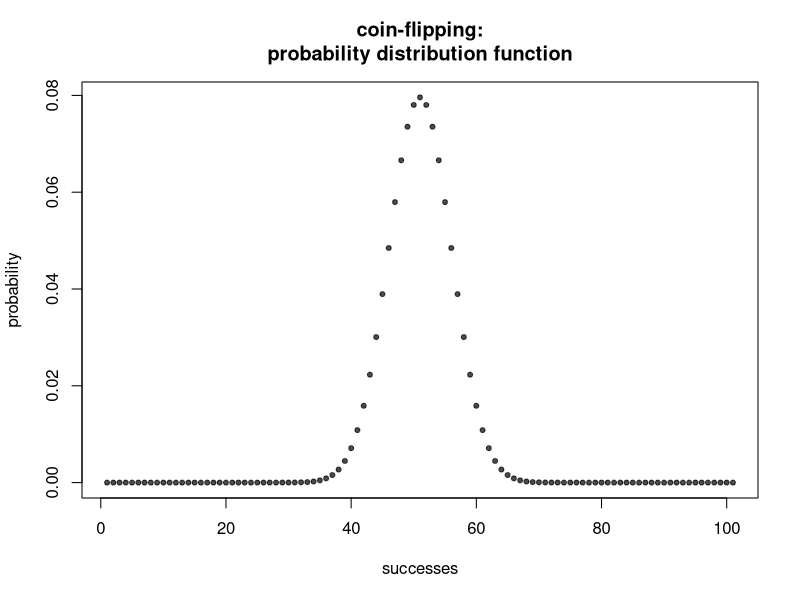
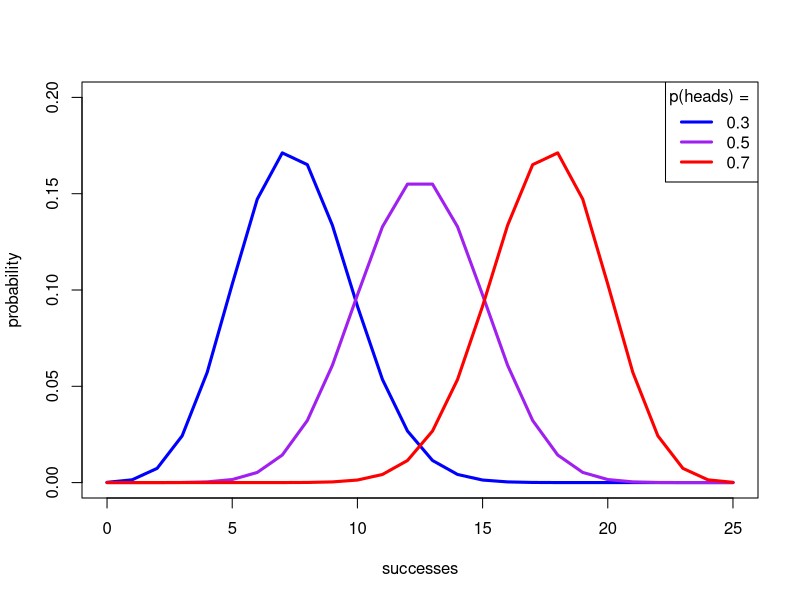
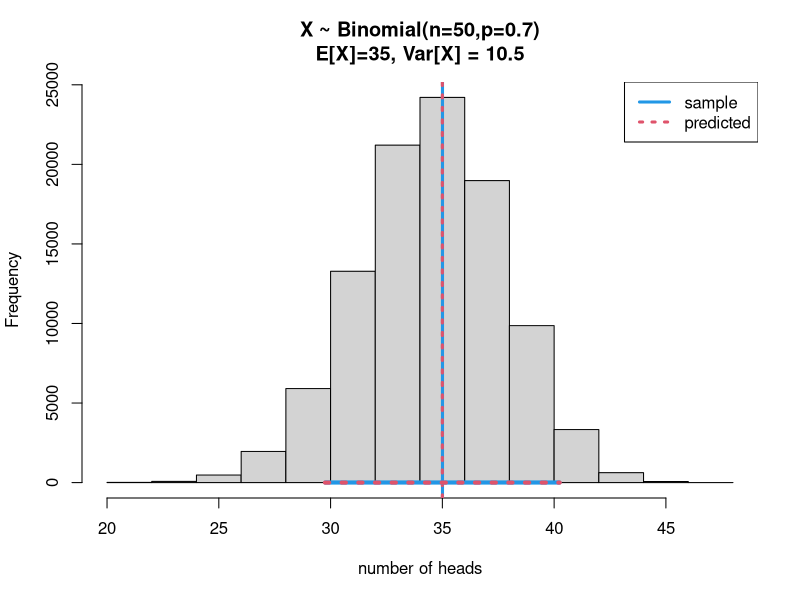
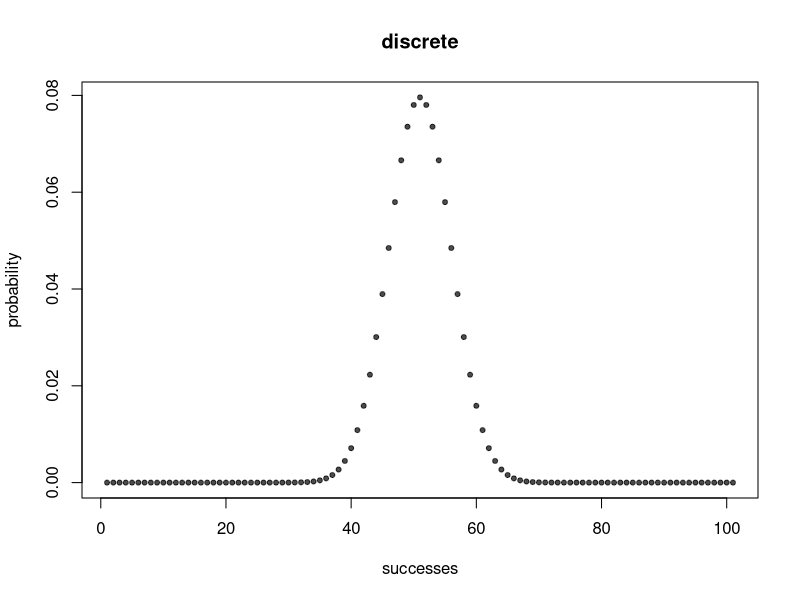
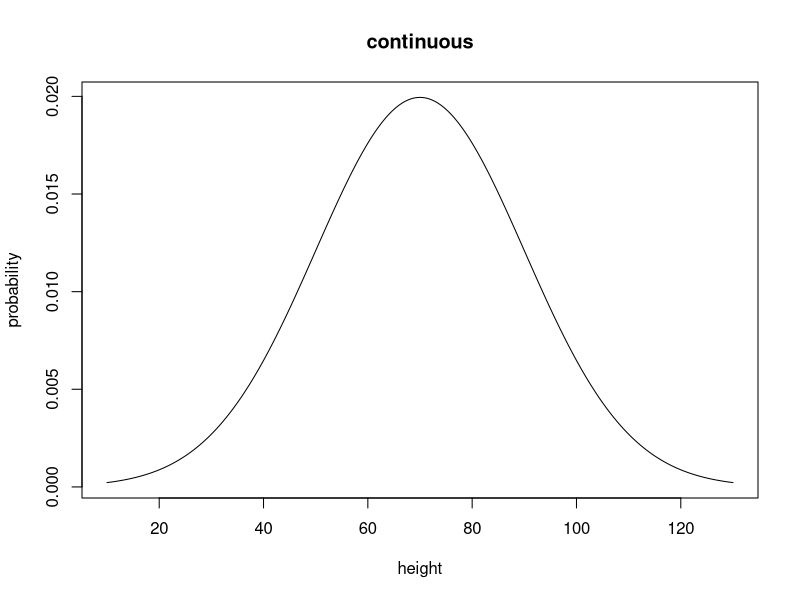
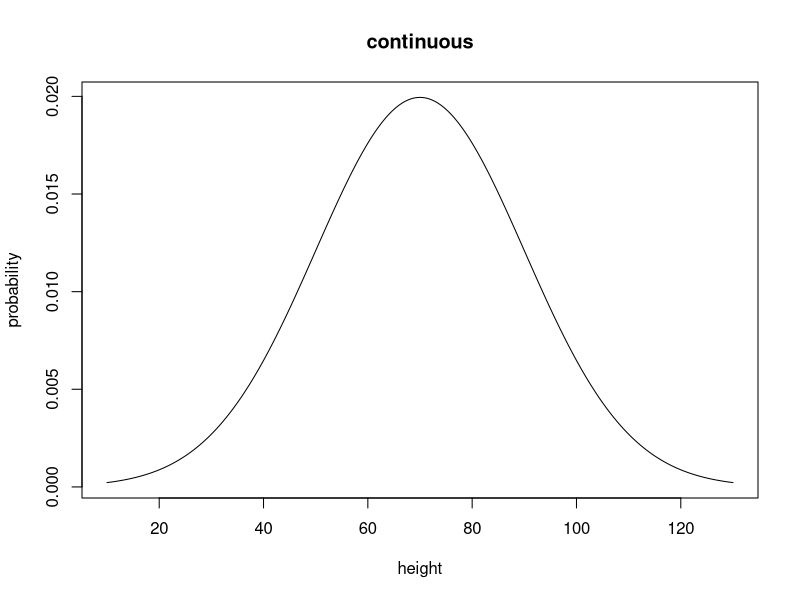

Generate these figures, in order, with R:
## ---- chunk 1
	#set any global options
	options(digits=3)
	set.seed(123)
## ---- chunk 2
	coin.flip.prob <- function(n,k,p){
		prob <- choose(n,k) * p^k * (1-p)^(n-k)
		return(prob)
	}
## ---- chunk 3
	coin.flip.prob(n=100,k=43,p=0.5)
## ---- chunk 4
	plot(coin.flip.prob(n=100,k=0:100,p=0.5),
			xlab="successes",ylab="probability",main="coin-flipping:\nprobability distribution function",
			pch=20,col=adjustcolor(1,0.7))
## ---- chunk 5
	plot(0,type='n',xlim=c(0,25),ylim=c(0,0.2),
			xlab="successes",ylab="probability",main="")
		lines(0:25,coin.flip.prob(n=25,k=0:25,p=0.3),lwd=3,col="blue")
		lines(0:25,coin.flip.prob(n=25,k=0:25,p=0.5),lwd=3,col="purple")
		lines(0:25,coin.flip.prob(n=25,k=0:25,p=0.7),lwd=3,col="red")
		legend(x="topright",lty=1,lwd=3,col=c("blue","purple","red"),legend=c(0.3,0.5,0.7),title="p(heads) = ")
## ---- chunk 6
	rbinom(n=1,size=100,p=0.6)
## ---- chunk 7
	viz.binom.stats <- function(n,p){
		binomDraws <- rbinom(1e5,n,p)
		hist(binomDraws,xlab="number of heads",main=sprintf("X ~ Binomial(n=%s,p=%s)\nE[X]=%s, Var[X] = %s",n,p,n*p,n*p*(1-p)))
		abline(v=mean(binomDraws),lwd=3,col=4,lty=1)
		abline(v=n*p,lwd=3,col=2,lty=3)
		segments(x0=n*p - var(binomDraws)/2,y0=5,
				 x1=n*p + var(binomDraws)/2,y1=5,
				 col=4,lwd=4,lty=1)
		segments(x0=n*p - (n*p*(1-p)/2),y0=0,
				 x1=n*p + (n*p*(1-p)/2),y1=0,
				 col=2,lwd=4,lty=3)
		legend(x="topright",legend=c("sample","predicted"),col=c(4,2),lwd=3,lty=c(1,3))
	}
	viz.binom.stats(n=50,p=0.7)
## ---- chunk 8
plot(coin.flip.prob(n=100,k=0:100,p=0.5),
			xlab="successes",ylab="probability",
			pch=20,col=adjustcolor(1,0.7),main="discrete")
## ---- chunk 9
norm.prob <- function(x,mean,sigma){
 	prob <- exp(-((x-mean)^2/(2*sigma^2)))/sqrt(2*pi*sigma^2)
 	return(prob)
}
lower <- 10
upper <- 130
plot(lower:upper,norm.prob(lower:upper,mean=70,sigma=20),type='n',
		xlab="height",ylab="probability",main="continuous")
	lines(seq(lower,upper,length.out=500),
			norm.prob(seq(lower,upper,length.out=500),mean=70,sigma=20))
## ---- chunk 10
norm.prob <- function(x,mean,sigma){
 	prob <- exp(-((x-mean)^2/(2*sigma^2)))/sqrt(2*pi*sigma^2)
 	return(prob)
}
lower <- 10
upper <- 130
plot(lower:upper,norm.prob(lower:upper,mean=70,sigma=20),type='n',
		xlab="height",ylab="probability",main="continuous")
	lines(seq(lower,upper,length.out=500),
			norm.prob(seq(lower,upper,length.out=500),mean=70,sigma=20))
